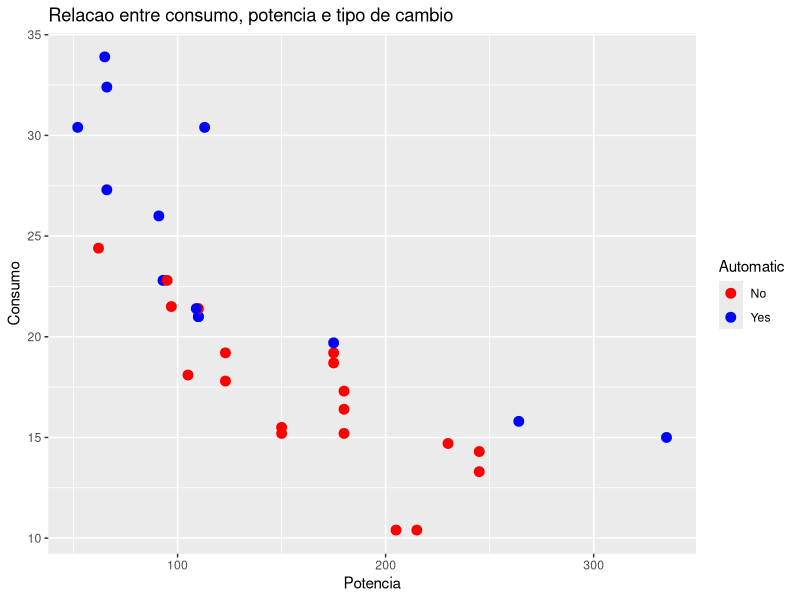

Write R code to recreate this figure.
#visualizando dados com ggplot2
#material da prof andreza palma

#ggplot eh um pacote. sua gramatica vem das multiplas camadas de um grafico

#instalando e carregando o pacote 
install.packages("ggplot2")
library(ggplot2)

#conjunto de dados do proprio r
data("mtcars")
#eh um banco de dados com caracteristicas de diferentes modelos de carro

head(mtcars)

#sera construido um grafico usando ggplot

#inicia o plot 
g <- ggplot(mtcars)

g <- g + geom_point(aes(x = hp, y = mpg, color = factor(am)), size = 3)
#geom_point adiciona pontos
#size = 3 define o tamanho de todos os pontos

#alterando a escala de cores
g <- g + scale_color_manual("Automatic", values = c("red", "blue"), labels = c("No", "Yes"))

#definindo rotulos (titulos)
g <- g + labs(title = 'Relacao entre consumo, potencia e tipo de cambio', y = 'Consumo', x = 'Potencia')
g

#TODO grafico tem 3 conjuntos de elementos 
#conjunto de dados (data)
#sistema de coordenadas(mapping)
#conjunto de figuras geometricas que caracteriza o grafico (geom)

